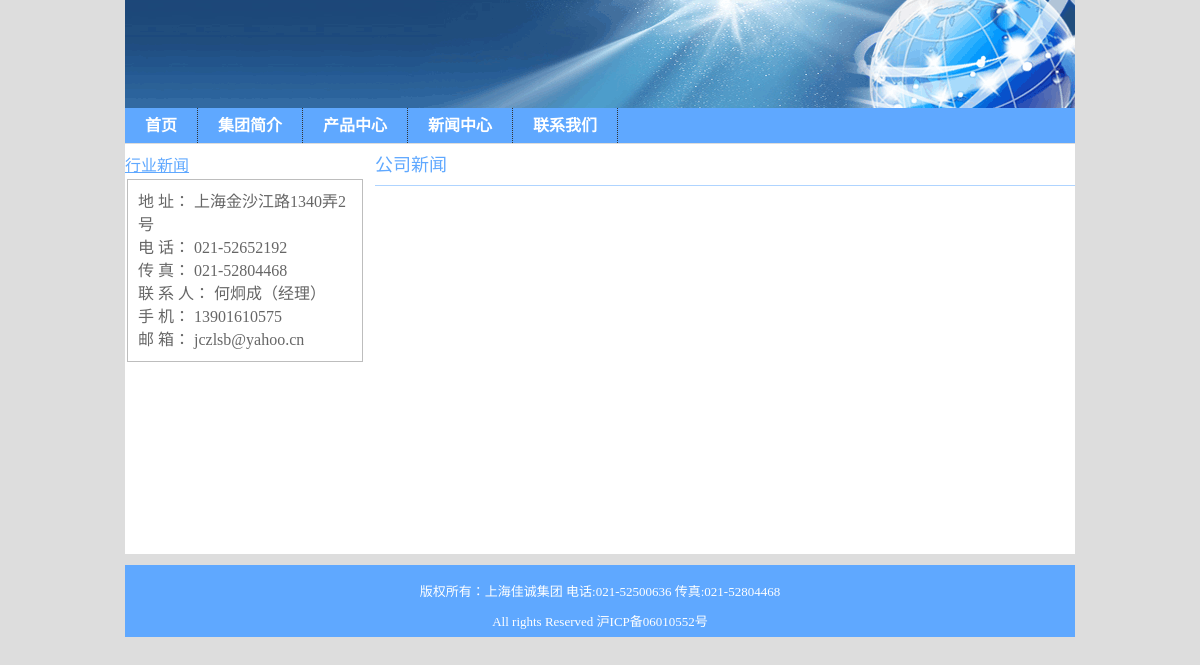
Before: /index.php/news with the older database file.
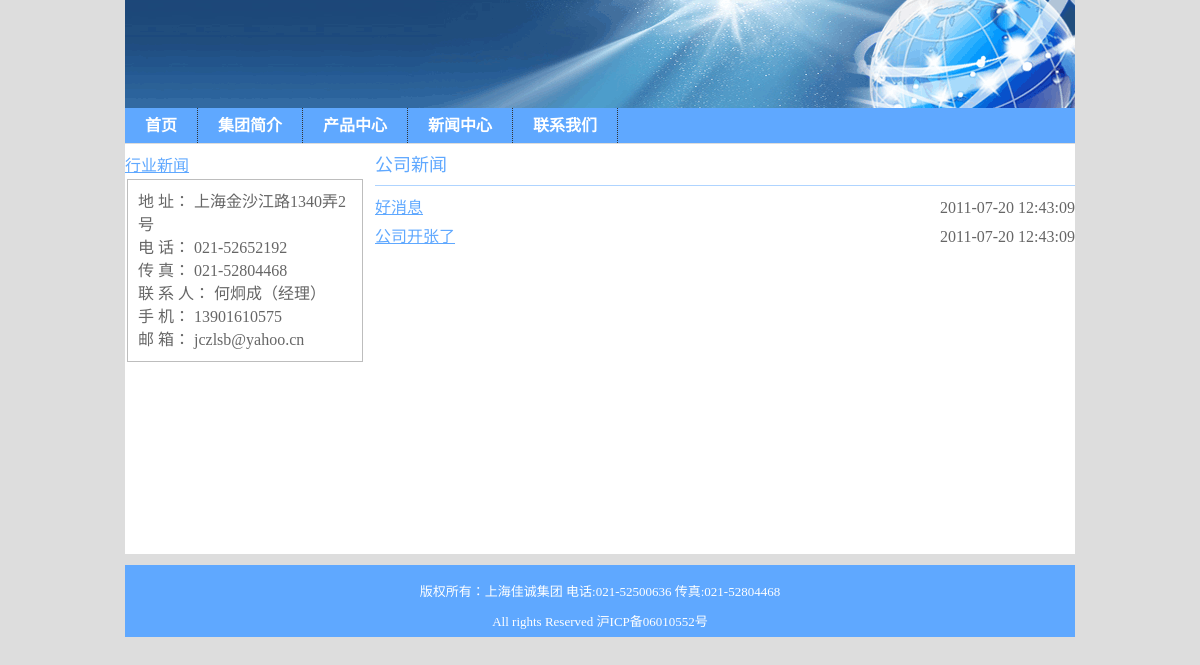
After: the same page with the newer database file.
### tables this page shows
CREATE TABLE `news` (
  `id` int(11) NOT NULL AUTO_INCREMENT,
  `title` varchar(255) NOT NULL,
  `news_category_id` int(11) NOT NULL,
  `content` text NOT NULL,
  `reading_count` int(11) DEFAULT '0',
  `author` varchar(255) NOT NULL,
  `created_at` datetime DEFAULT NULL,
  `updated_at` datetime DEFAULT NULL,
  PRIMARY KEY (`id`)
);

### application/core/MY_Controller.php (called while the page is built, shortened)
<?php if ( ! defined('BASEPATH')) exit('No direct script access allowed');
class MY_Controller extends CI_Controller {
    protected $data;
  	protected function render_view($view, $layout="application"){
  	  $this->data["view"] = $view;
  	  $this->load->view("/layouts/".$layout, $this->data);
  	}
}

### application/controllers/news.php (called while the page is built, shortened)
<?php if ( ! defined('BASEPATH')) exit('No direct script access allowed');
class News extends MY_Controller {
   function index(){
        $config["per_page"] = "10";
        $this->data["news"] = $this->news->get($config["per_page"], $this->uri->segment(3));
        $this->render_view('news/index_view');
   }
}

### index.php (called while the page is built, shortened)
<?php
require_once BASEPATH.'core/CodeIgniter'.EXT;

### application/models/news_model.php (called while the page is built, shortened)
<?php if ( ! defined('BASEPATH')) exit('No direct script access allowed');
class News_model extends CI_Model {
    function get($limit, $offset=0){
      if($offset == "")$offset = 0;
      $query = $this->db->query("SELECT news.id, title, author, reading_count, news.created_at,news_categories.name AS category_name FROM news inner join news_categories on news_categories.id = news.news_category_id  ORDER BY id DESC LIMIT $offset, $limit");
      return $query->result();
    }
}

### application/views/news/index_view.php (the view, shortened to what this page needs)
<div id="sidebar">
      <?php echo anchor("/news/industry", "行业新闻"); ?>
      <div id="contact_info">
          地 址： 上海金沙江路1340弄2号<br />
          电 话： 021-52652192<br />
          传 真： 021-52804468<br />
          联 系 人： 何炯成（经理） <br />
          手 机： 13901610575 <br />
          邮 箱： jczlsb@yahoo.cn <br />
      </div>
</div>
<div id="main">
    <h2 class="page_title">公司新闻</h2>
    <div>
        <ul>
              <?php foreach($news as $news_item): ?>
            <li class="news">
              <div>
                <span><?php echo $news_item->created_at; ?></span>
                <?php echo anchor("/news/show/".$news_item->id, strip_tags($news_item->title)); ?>
              </div>
            </li>
            <?php endforeach; ?>
        </ul>
    </div>
</div>

Changed rows visible on the page:
added news: created_at "2011-07-20 12:43:09", id+title "好消息"
added news: created_at "2011-07-20 12:43:09", id+title "公司开张了"
